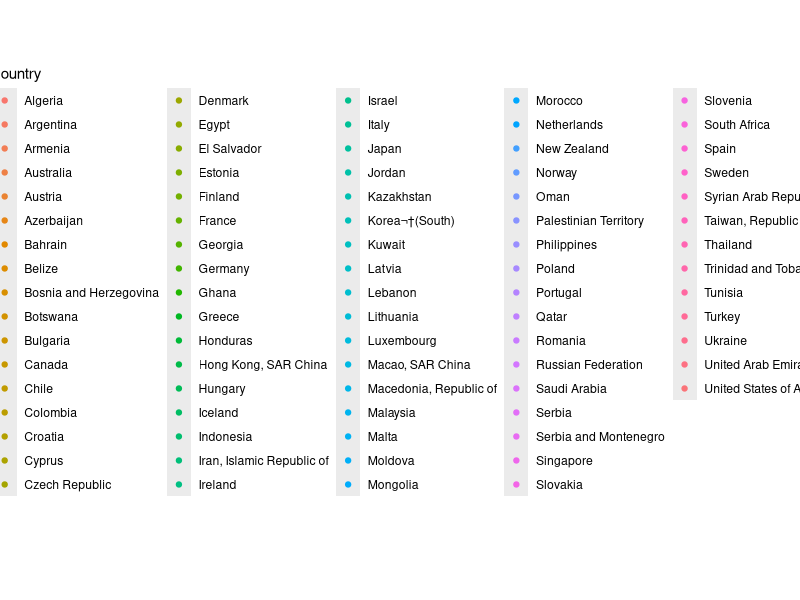
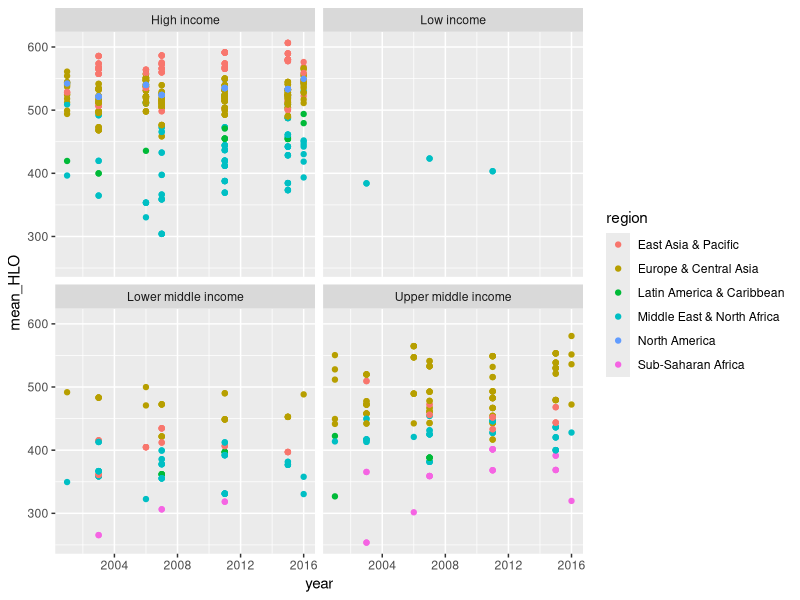
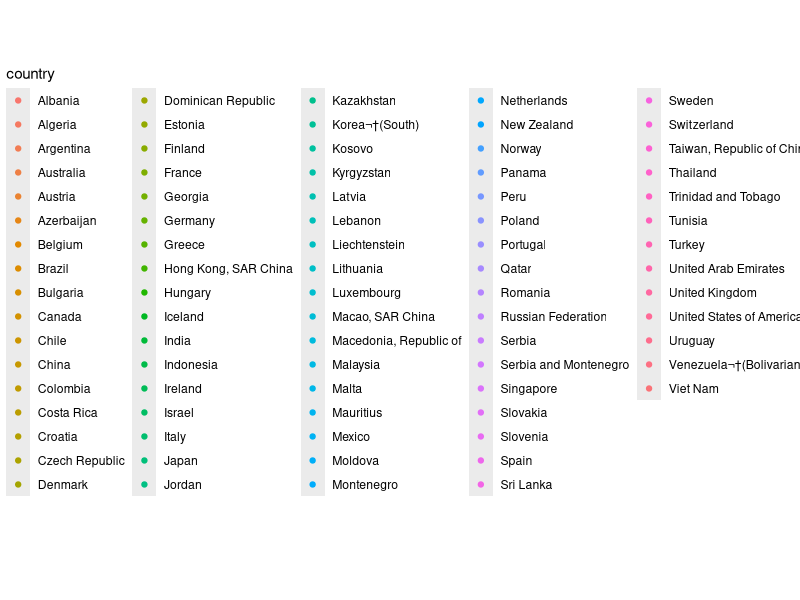
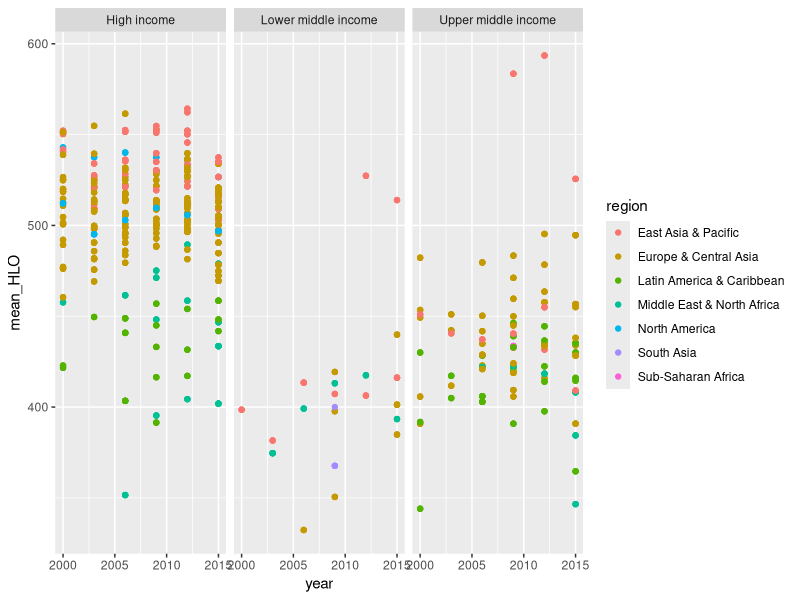
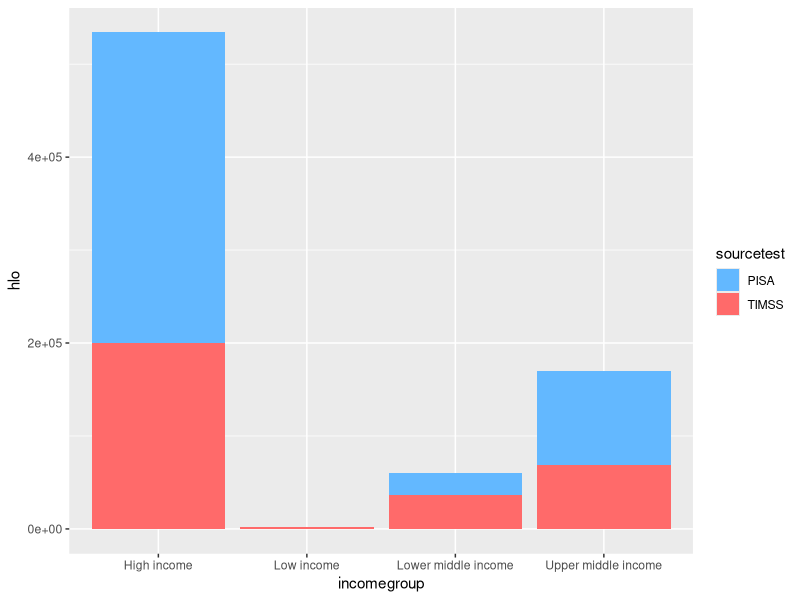

Write the R code that produced these figures, in order.
## ---- chunk 1
library(tidyverse)
library(dplyr)
library(readxl)


hlo_database <- read_excel("hlo_database.xlsx")

outcome <- hlo_database |>
  filter(sourcetest == "TIMSS" | sourcetest == "PIRLS") |>
  group_by(country, year) |>
  summarize(mean_HLO = mean(hlo)) %>% 
  ungroup()

outcome <- outcome %>% 
  left_join(hlo_database, by = c("country", "year"))

ggplot(data = outcome,
       group = incomegroup,
       mapping = aes(x = year,
                     y = mean_HLO,
                     color = country,
                     fill = country)) +
  geom_point()
  
outcome %>% 
  ggplot(aes(x = year, y = mean_HLO, fill = region, color = region)) + geom_point() + facet_wrap(~ incomegroup)
## ---- chunk 2
outcome2 <- hlo_database |>
  filter(sourcetest == "PISA") |>
  group_by(country, year) |>
  summarize(mean_HLO = mean(hlo)) |> 
  ungroup()

outcome2 <- outcome2 |>
  left_join(hlo_database, by = c("country", "year"))

ggplot(data = outcome2,
       group = incomegroup,
       mapping = aes(x = year,
                     y = mean_HLO,
                     color = country,
                     fill = country)) +
  geom_point()
  
outcome2  |>
  ggplot(aes(x = year, y = mean_HLO, fill = region, color = region)) + geom_point() + facet_wrap(~ incomegroup)
## ---- chunk 3
hlo_database |>
  filter(sourcetest %in% c("PISA", "TIMSS")) |>
ggplot(mapping = aes(x = incomegroup, y = hlo)) +
  scale_fill_manual(values = c(PISA = "steelblue1", TIMSS = "indianred1")) + geom_col(mapping = aes(fill = sourcetest))
## ---- chunk 4
yes4 <- hlo_database |>
  filter(sourcetest %in% c("PISA", "TIMSS")) |>
  mutate(sourcetestif = if_else(sourcetest == "PISA", "PISA", "TIMSS")) |> 
  group_by(sourcetest, incomegroup) |>
  summarize(mean_HLO = mean(hlo)) %>% 
   pivot_wider(
    names_from = sourcetest,
    values_from = mean_HLO
  ) |>  
  mutate(
    diff_in_means = PISA - TIMSS
  )
yes4
